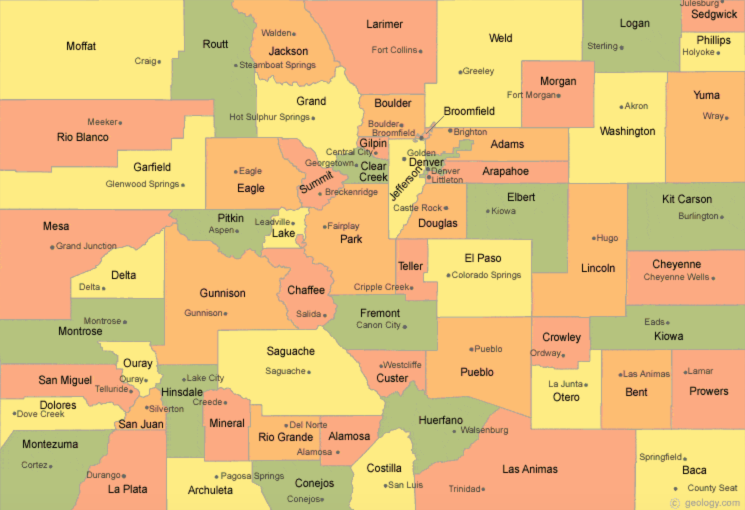
#> input picture analysis/colorado.png, 1490 x 1020 px (shown at 1/2 size)
$ jupyter execute covclusters.ipynb
#> lines starting #> are read from the running program, lines starting #| are printed output that depends on the picture
[cell 1]
import numpy as np
import matplotlib.pyplot as plt
import sklearn.cluster as sc
import skimage.transform as sktr
import skimage.io as skio

[cell 2]
# Initialize 100 random datapoints

np.random.seed(425)
points = np.random.rand(100, 2)
centers = None # Data is entirely random
rand_points = None # Points is already entirely random

[cell 3]
# Initialize n Gaussian clusters

np.random.seed(1426)
n = 10
#centers = np.random.rand(n, 2) * scale # n origins of simulated disease
lats = np.random.rand(n) * 90
longs = np.random.rand(n) * 360 - 180
centers = np.append(lats[:, None], longs[:, None], axis=1)

points = None
for i in range(n):
    cluster_points = np.random.multivariate_normal(centers[i], np.identity(2) * 0.2, 50)
    if points is None:
        points = cluster_points
    else:
        points = np.append(points, cluster_points, axis=0)

#rand_points = None
rand_lats = np.random.rand(50) * 90
rand_longs = np.random.rand(50) * 360 - 180
rand_points = np.append(rand_lats[:, None], rand_longs[:, None], axis=1)
points = np.append(points, rand_points, axis=0)

points = np.pi * points / 180
centers = np.pi * centers / 180
rand_points = np.pi * rand_points / 180
np.random.shuffle(points)

[cell 4]
# Generate CO Coordinates

np.random.seed(11427)
n = 10
#centers = np.random.rand(n, 2) * scale # n origins of simulated disease
lats = (np.random.rand(n)) * 4 + 37 # / 9.69527743036
longs = (np.random.rand(n)) * 7 - 109.050939 # / 6.15384615385
centers = np.append(lats[:, None], longs[:, None], axis=1)

points = None
for i in range(n):
    cluster_points = np.random.multivariate_normal(centers[i], np.identity(2) * 0.002, 25)
    if points is None:
        points = cluster_points
    else:
        points = np.append(points, cluster_points, axis=0)

#rand_points = None
rand_lats = (np.random.rand(25)) * 4 + 37
rand_longs = (np.random.rand(25)) * 7 - 109.050939
rand_points = np.append(rand_lats[:, None], rand_longs[:, None], axis=1)
points = np.append(points, rand_points, axis=0)

points = np.pi * points / 180
centers = np.pi * centers / 180
rand_points = np.pi * rand_points / 180
np.random.shuffle(points)

[cell 5]
# Graph the datapoints

plt.scatter(points.T[1] * 180 / np.pi, points.T[0] * 180 / np.pi, c="red")
if centers is not None:
    plt.scatter(centers.T[1] * 180 / np.pi, centers.T[0] * 180 / np.pi, c="green")
if rand_points is not None:
    plt.scatter(rand_points.T[1] * 180 / np.pi, rand_points.T[0] * 180 / np.pi, c="blue")
plt.xlabel("Longitude")
plt.ylabel("Latitude")
plt.show()
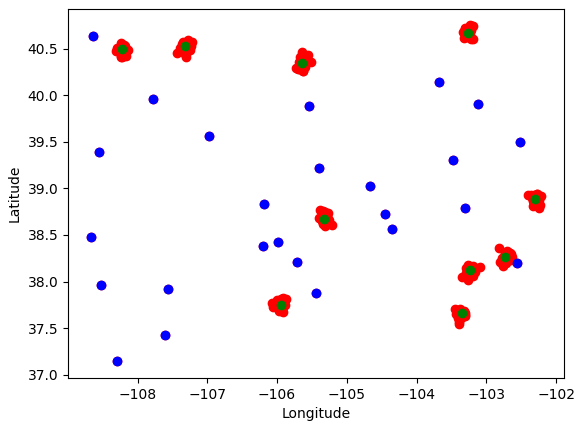
#> figure drawn by matplotlib, 1 panel

[cell 6]
# Run DBSCAN on the points.

# ----Hyperparameters----

same_sample_max_dist = 0.005#2.08113883008 #0.07
min_cluster_size = 15
distance_metric = 'haversine'

# ----Hyperparameters----

classifier = sc.DBSCAN(eps=same_sample_max_dist, min_samples=min_cluster_size, metric=distance_metric)
clustering = classifier.fit(points)
print("Clustering Complete.")

[cell 7]
# Plot clusters
# Code adpoted from https://scikit-learn.org/stable/auto_examples/cluster/plot_dbscan.html#sphx-glr-auto-examples-cluster-plot-dbscan-py

core_samples_mask = np.zeros_like(clustering.labels_, dtype=bool)
core_samples_mask[clustering.core_sample_indices_] = True
labels = clustering.labels_
cluster_count = len(set(labels)) - (1 if -1 in labels else 0)

co_img = skio.imread("colorado.png")
#> co_img is the input picture: shape (1020, 1490, 4); mean R, G, B, A 229.3, 193, 123.6, 255
#co_img = sktr.resize(co_img, (co_img.shape[0] // 255, co_img.shape[1] // 213))
plt.imshow(co_img, extent=[-109, -102, 37, 41])

unique_labels = set(labels)
colors = [plt.cm.Spectral(each)
          for each in np.linspace(0, 1, len(unique_labels))]
for k, col in zip(unique_labels, colors):
    if k == -1:
        # Black used for noise.
        col = [0, 0, 0, 1]

    class_member_mask = (labels == k)
    if k == -1:
        class_label = "Non-clustered"
    else:
        class_label = "Cluster " + str(k)

    xy = points[class_member_mask & core_samples_mask]
    plt.plot(xy[:, 1] * 180 / np.pi, xy[:, 0]  * 180 / np.pi, 'o', markerfacecolor=tuple(col),
             markeredgecolor='k', markersize=14, label=class_label)

    xy = points[class_member_mask & ~core_samples_mask]
    plt.plot(xy[:, 1]  * 180 / np.pi, xy[:, 0]  * 180 / np.pi, 'o', markerfacecolor=tuple(col),
             markeredgecolor='k', markersize=6)

plt.title('Estimated number of clusters: %d' % cluster_count)
plt.xlabel("Longitude")
plt.ylabel("Latitude")
plt.legend(loc="upper right", bbox_to_anchor=(1.4, 1))
plt.show()
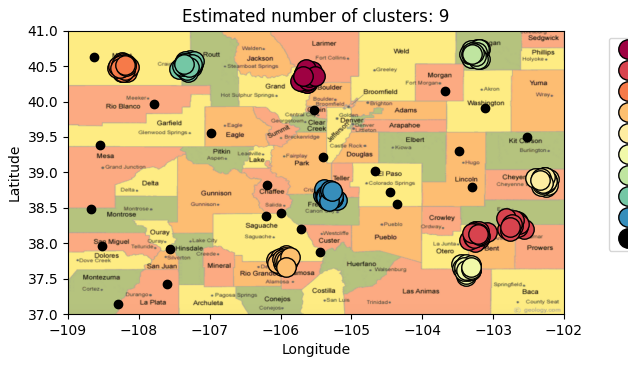
#> figure drawn by matplotlib, 1 panel
